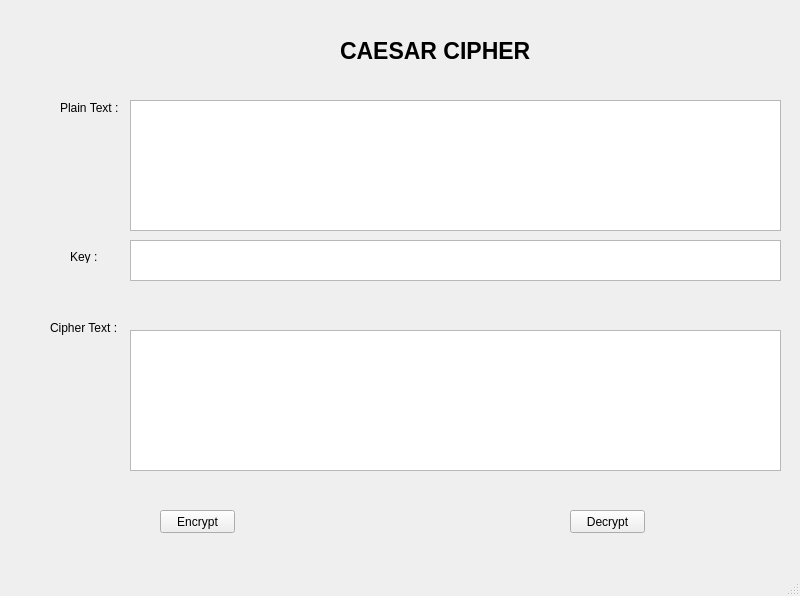
<?xml version="1.0" encoding="UTF-8"?>
<ui version="4.0">
 <class>MainWindow</class>
 <widget class="QMainWindow" name="MainWindow">
  <property name="geometry">
   <rect>
    <x>0</x>
    <y>0</y>
    <width>800</width>
    <height>596</height>
   </rect>
  </property>
  <property name="windowTitle">
   <string>MainWindow</string>
  </property>
  <widget class="QWidget" name="centralwidget">
   <widget class="QPushButton" name="btn_encrypt">
    <property name="geometry">
     <rect>
      <x>160</x>
      <y>510</y>
      <width>75</width>
      <height>23</height>
     </rect>
    </property>
    <property name="text">
     <string>Encrypt</string>
    </property>
   </widget>
   <widget class="QPushButton" name="btn_decrypt">
    <property name="geometry">
     <rect>
      <x>570</x>
      <y>510</y>
      <width>75</width>
      <height>23</height>
     </rect>
    </property>
    <property name="text">
     <string>Decrypt</string>
    </property>
   </widget>
   <widget class="QLabel" name="label">
    <property name="geometry">
     <rect>
      <x>340</x>
      <y>20</y>
      <width>281</width>
      <height>61</height>
     </rect>
    </property>
    <property name="font">
     <font>
      <pointsize>17</pointsize>
      <weight>75</weight>
      <bold>true</bold>
     </font>
    </property>
    <property name="text">
     <string>CAESAR CIPHER</string>
    </property>
   </widget>
   <widget class="QLabel" name="label_2">
    <property name="geometry">
     <rect>
      <x>60</x>
      <y>100</y>
      <width>61</width>
      <height>16</height>
     </rect>
    </property>
    <property name="text">
     <string>Plain Text :</string>
    </property>
   </widget>
   <widget class="QLabel" name="label_3">
    <property name="geometry">
     <rect>
      <x>70</x>
      <y>250</y>
      <width>47</width>
      <height>13</height>
     </rect>
    </property>
    <property name="text">
     <string>Key :</string>
    </property>
   </widget>
   <widget class="QLabel" name="label_4">
    <property name="geometry">
     <rect>
      <x>50</x>
      <y>320</y>
      <width>81</width>
      <height>16</height>
     </rect>
    </property>
    <property name="text">
     <string>Cipher Text :</string>
    </property>
   </widget>
   <widget class="QTextEdit" name="txt_plain_text">
    <property name="geometry">
     <rect>
      <x>130</x>
      <y>100</y>
      <width>651</width>
      <height>131</height>
     </rect>
    </property>
   </widget>
   <widget class="QTextEdit" name="txt_key">
    <property name="geometry">
     <rect>
      <x>130</x>
      <y>240</y>
      <width>651</width>
      <height>41</height>
     </rect>
    </property>
   </widget>
   <widget class="QTextEdit" name="txt_cipher_text">
    <property name="geometry">
     <rect>
      <x>130</x>
      <y>330</y>
      <width>651</width>
      <height>141</height>
     </rect>
    </property>
   </widget>
  </widget>
  <widget class="QMenuBar" name="menubar">
   <property name="geometry">
    <rect>
     <x>0</x>
     <y>0</y>
     <width>800</width>
     <height>21</height>
    </rect>
   </property>
  </widget>
  <widget class="QStatusBar" name="statusbar"/>
 </widget>
 <resources/>
 <connections/>
</ui>
